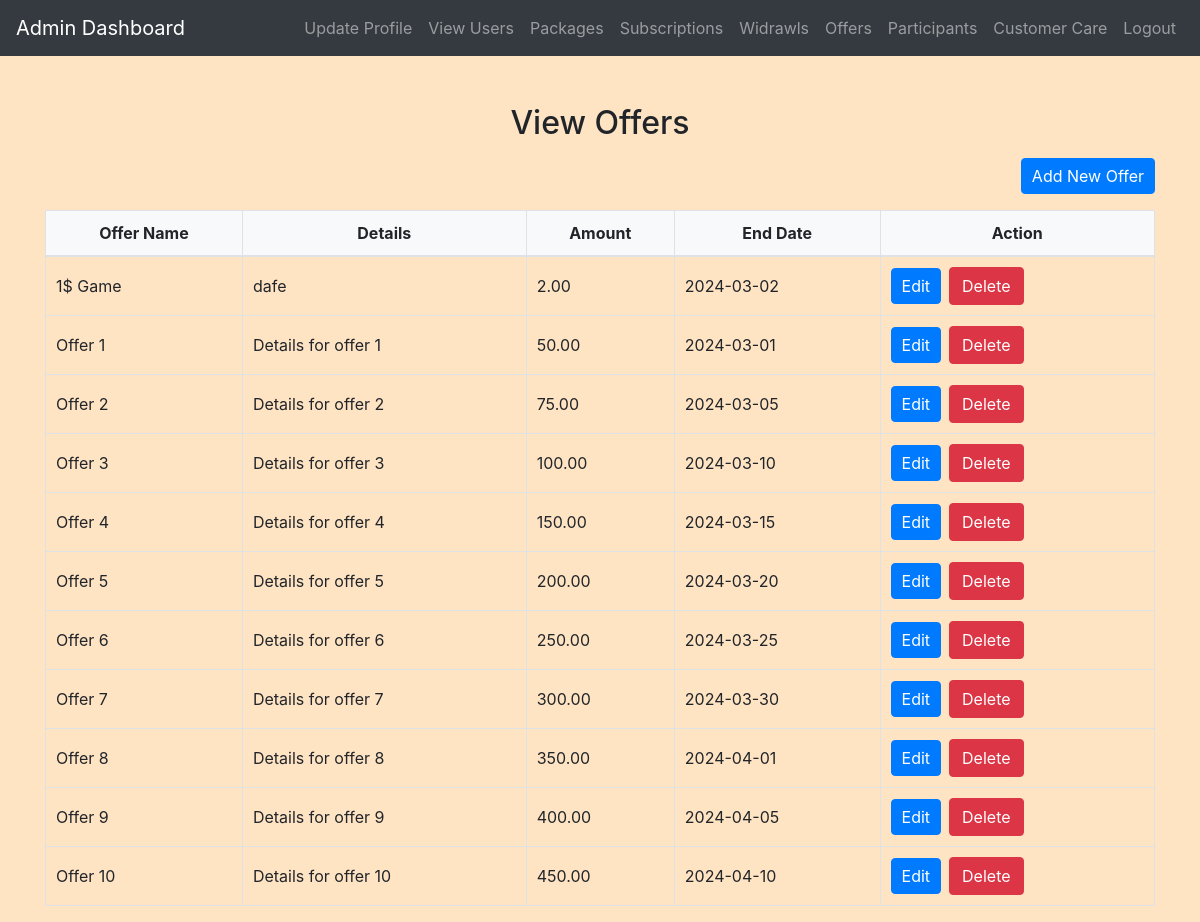
Page /admin/view_offers.php (signed in) on the committed database.
### tables this page shows
CREATE TABLE `offers` (
  `id` int(11) NOT NULL,
  `offer_name` varchar(255) NOT NULL,
  `details` text NOT NULL,
  `amount` decimal(10,2) NOT NULL,
  `end_date` date NOT NULL
);

### admin/view_offers.php (the view, shortened to what this page needs)
<?php
include('config.php');
$sql = "SELECT * FROM offers";
$result = mysqli_query($conn, $sql);
?>
<!DOCTYPE html>
<html>
<head>
    <link rel="stylesheet" href="https://maxcdn.bootstrapcdn.com/bootstrap/4.5.2/css/bootstrap.min.css">
    <link rel="stylesheet" href="../css/style.css">
</head>
<body>
<?php include('admin_navbar.php'); ?>
<div class="container mt-5">
    <h2 class="mb-3">View Offers</h2>
    <a href="add_offer.php" class="btn btn-primary mb-3 float-right">Add New Offer</a>
    <table class="table table-bordered">
        <thead>
            <tr>
                <th>Offer Name</th>
                <th>Details</th>
                <th>Amount</th>
                <th>End Date</th>
                <th>Action</th>
            </tr>
        </thead>
        <tbody>
            <?php
            if (mysqli_num_rows($result) > 0) {
                while ($row = mysqli_fetch_assoc($result)) {
                    echo "<tr>";
                    echo "<td>" . $row['offer_name'] . "</td>";
                    echo "<td>" . $row['details'] . "</td>";
                    echo "<td>" . $row['amount'] . "</td>";
                    echo "<td>" . $row['end_date'] . "</td>";
                    echo "<td>";
                    echo "<a href='edit_offer.php?id=" . $row['id'] . "' class='btn btn-primary mr-2'>Edit</a>";
                    echo "<a href='?action=delete&id=" . $row['id'] . "' class='btn btn-danger' onclick='return confirm(\"Are you sure you want to delete this offer?\")'>Delete</a>";
                    echo "</td>";
                    echo "</tr>";
                }
            } else {
                echo "<tr><td colspan='5'>No offers found</td></tr>";
            }
            ?>
        </tbody>
    </table>
</div>
</body>
</html>

### css/style.css (style rules this page uses)
body { background-color: bisque; }
h1, h2, h3, h4 { text-align: center; margin-top: 30px; margin-bottom: 30px; }
.table { width: 100%; border-collapse: collapse; margin-top: 20px; }
.table th, .table td { padding: 10px; border: 1px solid #dee2e6; }
.table thead th { background-color: #f8f9fa; font-weight: bold; text-align: center; }
.table tbody td { vertical-align: middle; }
.btn-primary { padding: 5px 10px; }

### rows in the picture
offers: offer_name "1$ Game", details "dafe", amount "2.00", end_date "2024-03-02"
offers: offer_name "Offer 1", details "Details for offer 1", amount "50.00", end_date "2024-03-01"
offers: offer_name "Offer 2", details "Details for offer 2", amount "75.00", end_date "2024-03-05"
offers: offer_name "Offer 3", details "Details for offer 3", amount "100.00", end_date "2024-03-10"
offers: offer_name "Offer 4", details "Details for offer 4", amount "150.00", end_date "2024-03-15"
offers: offer_name "Offer 5", details "Details for offer 5", amount "200.00", end_date "2024-03-20"
offers: offer_name "Offer 6", details "Details for offer 6", amount "250.00", end_date "2024-03-25"
offers: offer_name "Offer 7", details "Details for offer 7", amount "300.00", end_date "2024-03-30"
offers: offer_name "Offer 8", details "Details for offer 8", amount "350.00", end_date "2024-04-01"
offers: offer_name "Offer 9", details "Details for offer 9", amount "400.00", end_date "2024-04-05"
offers: offer_name "Offer 10", details "Details for offer 10", amount "450.00", end_date "2024-04-10"
